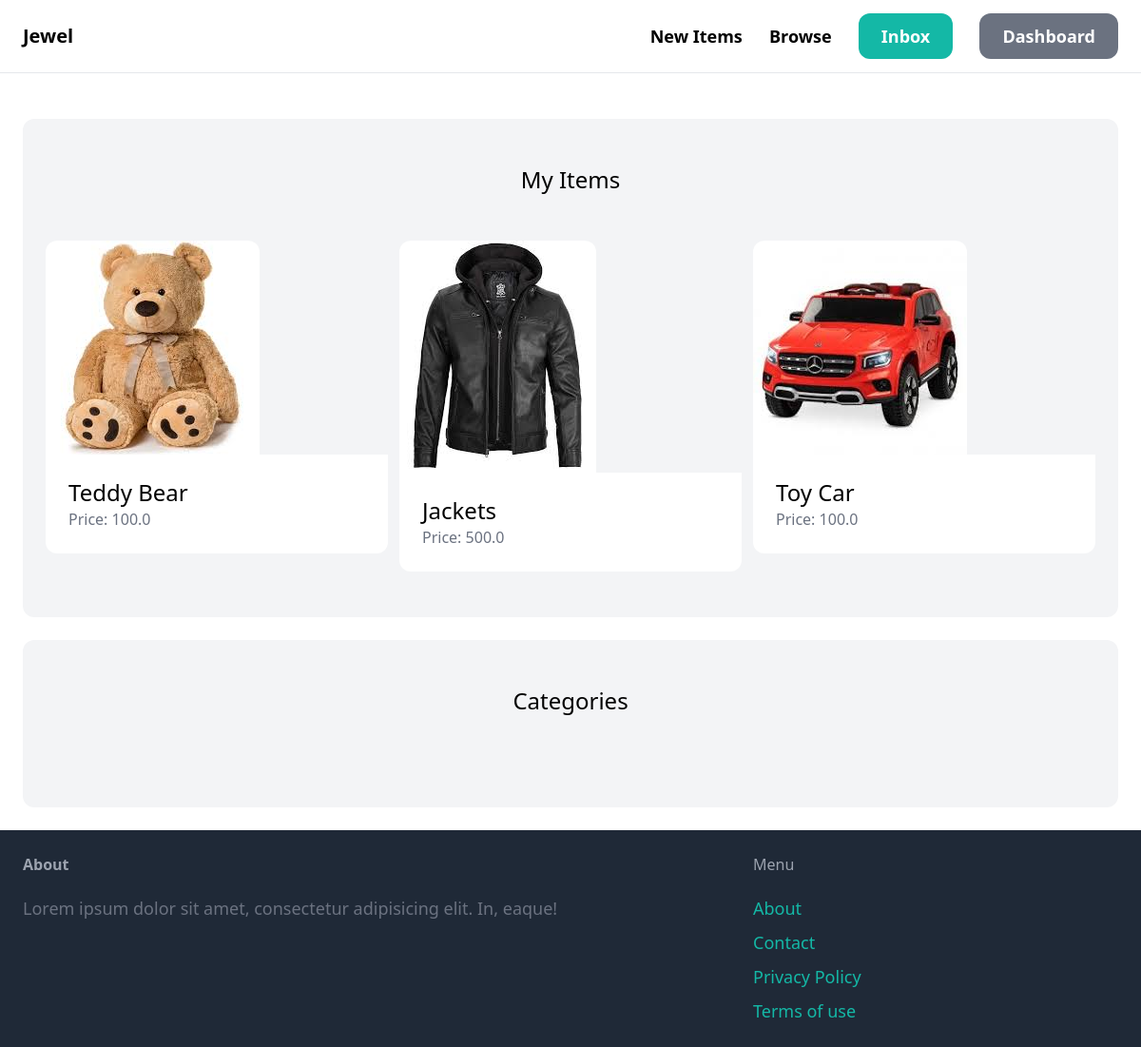
The page /dashboard/ (signed in) on the database its author committed.
### item/models.py (models this page shows, shortened)
class Item(models.Model):
    category = models.ForeignKey(Category, related_name='items', on_delete= models.CASCADE)
    name = models.CharField(max_length=255)
    description = models.TextField(blank=True, null=True)
    price = models.FloatField()
    image = models.ImageField(upload_to='item_images', blank=True, null=True)
    is_sold = models.BooleanField(default=False)
    created_by = models.ForeignKey(User, related_name='items', on_delete=models.CASCADE)
    created_at = models.DateTimeField(auto_now_add=True)

### dashboard/views.py (the view)
# urls.py: path('', views.index, name= 'index'),
@login_required
def index(request):
    items = Item.objects.filter(created_by=request.user)
    return render(request, 'dashboard/index.html', {'items':items},)

### dashboard/templates/dashboard/index.html (shortened to what this page needs)
{% extends 'core/base.html' %}
{% block content %}
  <div class="mt-6 px-6 py-12 bg-gray-100 rounded-xl">
    <h2 class="mb-12 text-2xl text-center">My Items</h2>
    <div class="grid grid-cols-3 gap-3">
        {% for item in items%}
        <div>
            <a href="{% url 'item:detail' item.id%}">
                <div>
                  <img src="{{ item.image.url }}" class="rounded-t-xl">
                </div>
                <div class="p-6 bg-white rounded-b-xl">
                    <h2 class="text-2xl">{{ item.name }}</h2>
                    <p class="text-gray-500 ">Price: {{ item.price}}</p>
                </div>
            </a>
        </div>
        {% endfor %}
    </div>
  </div>
  <div class="mt-6 px-6 py-12 bg-gray-100 rounded-xl">
    <h2 class="mb-12 text-2xl text-center">Categories</h2>
  </div>
{% endblock %}

### rows shown on the page
Item: image (picture), name "Teddy Bear", price "100.0"
Item: image (picture), name "Jackets", price "500.0"
Item: image (picture), name "Toy Car", price "100.0"
